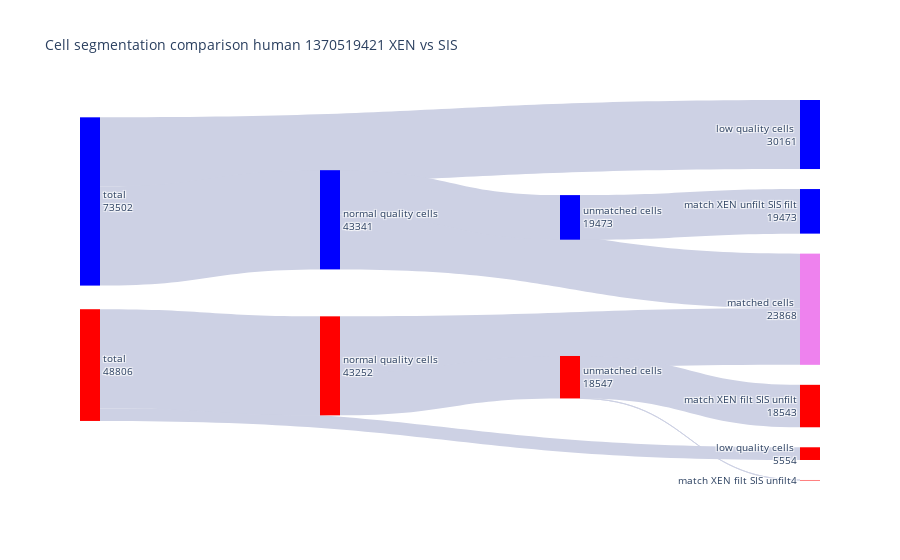

Notebook code cell kept with this figure:
### Markdown cell above
### Manual adjustments made to sankey diagram:

Unfortunately, when plotly creates the sankey diagram, it doesn't always organize the results in a human readable way. Oftentimes the links or nodes will overlap, such that the result is muddled.

Below, after running the diagram, I clarify it by manually shifting (as needed):
    
    -  the "low quality cells" nodes to be the outermost of the second level of the diagram,
    -  the "unmatched cells" to the outermost layer of the third (such that the "mutually matched" node is central)
    -  the remaining nodes closer to their parent nodes such that the text doesn't run off the page

Once the diagram is saved as a png, the nodes become static, but I have saved the results as an html figure here such that you can arrange them as you prefer and screenshot/save out the result from there.

### Code cell
unknown_unmatched_cells, filepath = sc.generate_sankey_diagram(seg_comp_df, barcode, save=True, savepath='/home/emilyg/spatial_compare')

### Figure 1 — Plotly figure (JSON) as saved in the notebook; plotly's stock layout.template omitted (floating-point values rounded to 4 significant figures)
{"data": [{"link": {"color": ["rgb(205, 209, 228)", "rgb(205, 209, 228)", "rgb(205, 209, 228)", "rgb(205, 209, 228)", "rgb(205, 209, 228)", "rgb(205, 209, 228)", "rgb(205, 209, 228)", "rgb(205, 209, 228)", "rgb(205, 209, 228)", "rgb(205, 209, 228)", "rgb(205, 209, 228)"], "source": [0, 0, 2, 2, 4, 6, 6, 8, 8, 10, 10], "target": [1, 2, 13, 4, 5, 7, 8, 13, 10, 11, 12], "value": [30161, 43341, 23868, 19473, 19473, 5554, 43252, 24705, 18547, 18543, 4]}, "node": {"color": ["blue", "blue", "blue", "blue", "blue", "blue", "red", "red", "red", "red", "red", "red", "red", "violet"], "label": ["total <br>73502", "low quality cells <br>30161", "normal quality cells <br>43341", "matched cells <br>23868", "unmatched cells <br>19473", "match XEN unfilt SIS filt<br>19473", "total <br>48806", "low quality cells <br>5554", "normal quality cells <br>43252", "matched cells <br>24705", "unmatched cells <br>18547", "match XEN filt SIS unfilt<br>18543", "match XEN filt SIS unfilt4", "matched cells <br> 23868"], "line": {"color": "black", "width": 0}}, "type": "sankey"}], "layout": {"autosize": true, "font": {"size": 10}, "title": {"text": "Cell segmentation comparison human 1370519421 XEN vs SIS"}}}
